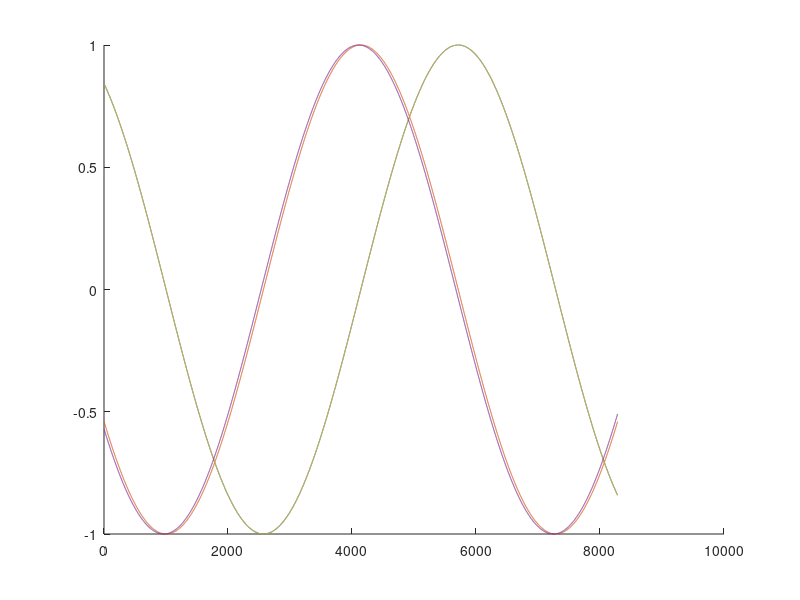
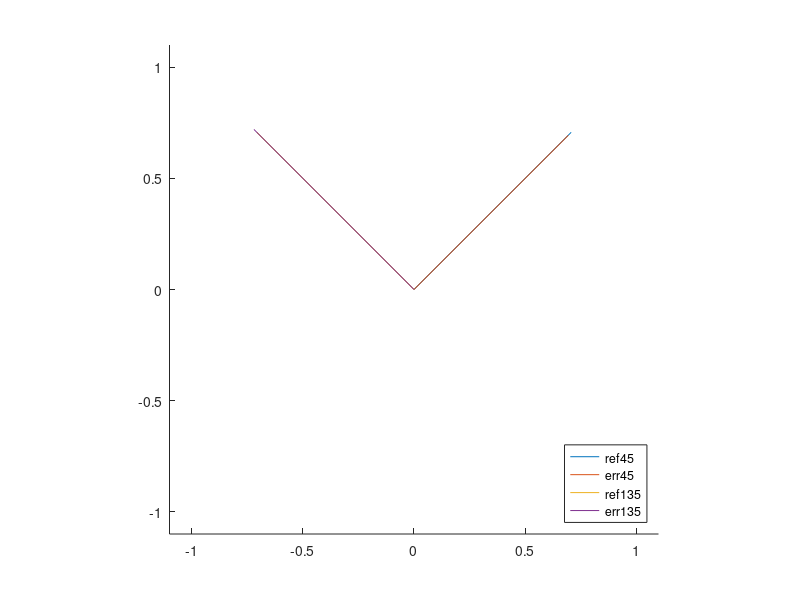
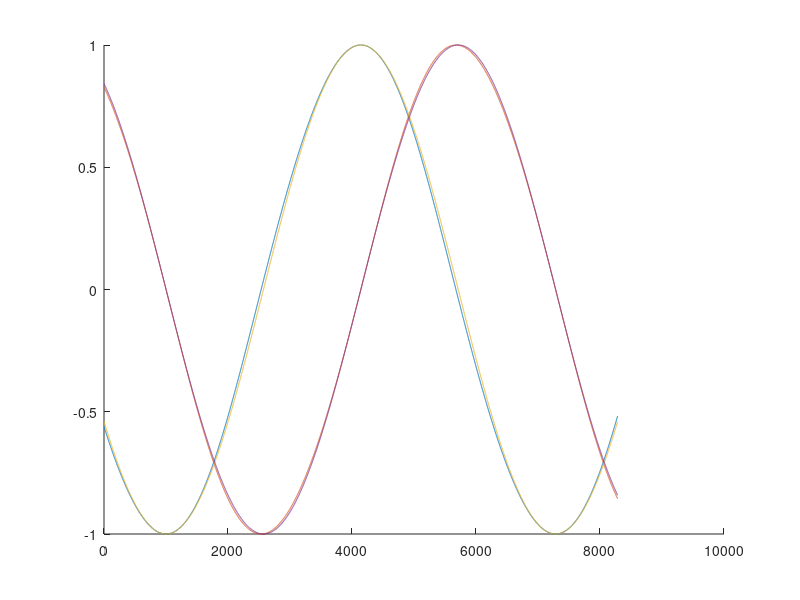
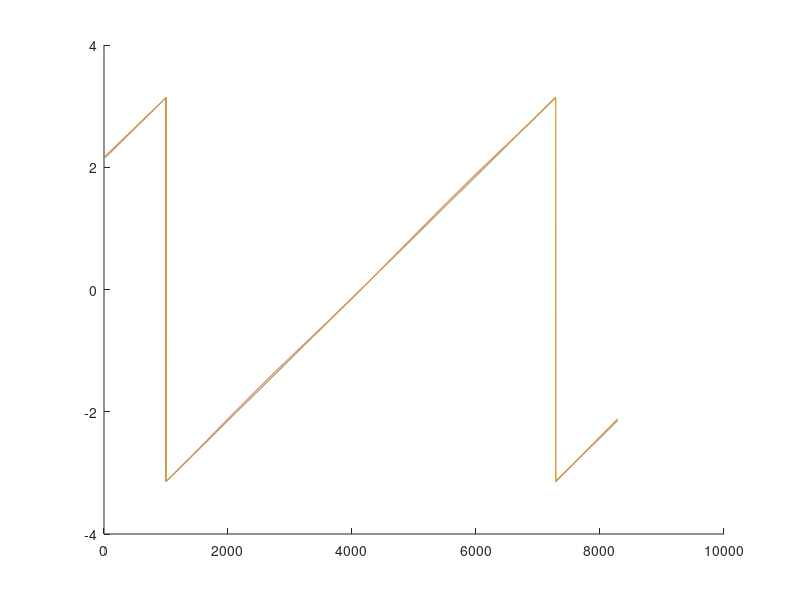

The MATLAB script that drew these images, in order:
%%
%Verification of the method in the datasheet. The math still confuses me a
%bit but it clearly works

%First establish the phase errors for the sin-cos terms
% ec = 5*pi/180;    %
% es = -5*pi/180;
ec = 152/4096;
es = 0;

%Generate reference (true mechanical) and phase-error 'unit' vector list
t = -pi-1:1/1000:pi+1;
vref = [cos(t)',sin(t)'];   %true mechanical vectors
verr = [cos(t+ec)', sin(t+es)'];    %erroneous vectors
angref = atan2(vref(:,2),vref(:,1));

%Take error sin and error cos. Back out the angles from the erorr vectors
%with atan2. 
angerr = atan2(verr(:,2),verr(:,1));

%from the atan2 error angle vector, compute the locations closest to
%sin-cos 45. This is the same as using a motor to track the 45 and 135
%degree encoder positions using atan2 encoder sig as a control reference
[~, idx45] =  min(abs(angerr-45*pi/180)); 
[~, idx135] = min(abs(angerr-135*pi/180));
v45 = verr(idx45,:);
v135 = verr(idx135,:);
%get the magnitudes of these vectors
M45 = sqrt(dot(v45,v45));
M135 = sqrt(dot(v135,v135));

epsilon = 2*atan2(M135-M45, M135+M45);
fprintf("eps = %f degrees\n", epsilon*180/pi);

y3 = ( verr(:,2) - verr(:,1)*sin(-epsilon) ) / cos(-epsilon);
alpha = atan2(y3 , verr(:,1))';

vcorrected = [cos(alpha)', sin(alpha)'];
angcorrected = atan2(vcorrected(:,2),vcorrected(:,1));

figure(2)
clf
axis equal
hold on
plot([0,cos(45*pi/180)],[0,sin(45*pi/180)]);
plot([0,v45(1)],[0,v45(2)]);
plot([0,cos(135*pi/180)],[0,sin(135*pi/180)]);
plot([0,v135(1)],[0,v135(2)]);
hold off
xlim([-1.1,1.1])
ylim([-1.1,1.1])
legend('ref45','err45','ref135','err135','location','southeast');

% figure(3)
% clf
% axis equal
% hold on
% plot(vref(:,1) , vref(:,2));
% plot(verr(:,1) , verr(:,2));
% plot(vcorrected(:,1) , vcorrected(:,2));    
% % plot(cos(angerr),sin(angerr));
% plot(cos(atan2(verr(:,2),verr(:,1))), sin(atan2(verr(:,2),verr(:,1))))
% hold off
% xlim([-1.1,1.1]);
% ylim([-1.1,1.1]);
% legend('true','bad','corrected (shifted for visibility)', 'atan2-ed error');


figure(4)
clf
hold on
plot(cos(angerr))
plot(sin(angerr))
plot(cos(angref))
plot(sin(angref))
% plot(
hold off

figure(5)
clf
hold on
plot(angref);
plot(angerr)
plot(mod(angcorrected - ec + pi, 2*pi)-pi)
% wc = mod(angcorrected - epsilon + pi, 2*pi)-pi;
% plot(wc)
hold off

%%

sth = sin(t+ec);
cth = cos(t+es);

figure(1)
clf
hold on
plot(sin(t))
plot(cos(t))
plot(sin(t+es))
plot(cos(t+ec))
hold off
